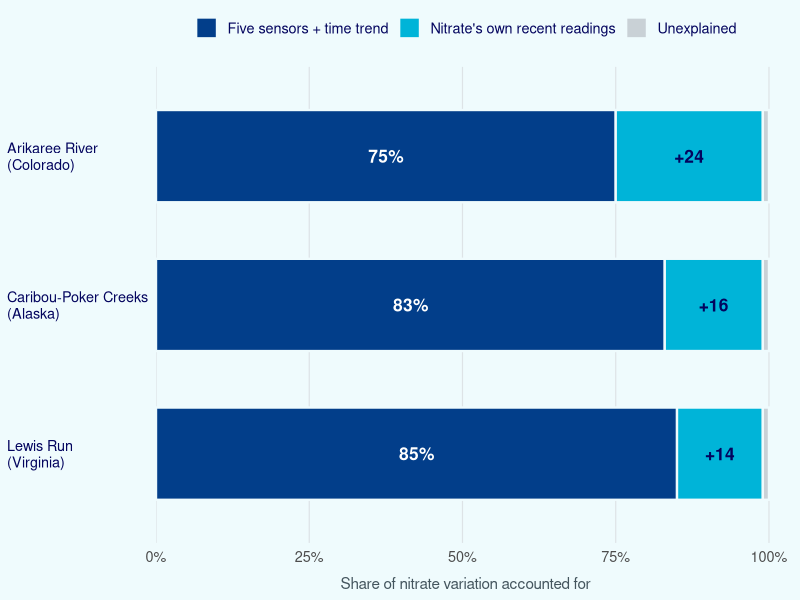

R code for this plot:
## ---- chunk 1
#| label: setup
library(ggplot2)
library(dplyr)
library(tidyr)
library(kableExtra)

paper <- "#EFFBFD"  
ink   <- "#03045E"   
## ---- chunk 2
#| label: fig-explain
#| fig-cap: "Routine sensors account for most of nitrate's variation at all three rivers. Dark: share accounted for by five routine sensors plus a smooth time trend. Light: extra gained by adding nitrate's own recent readings, which requires a nitrate analyser."
#| fig-width: 8
#| fig-height: 3.4
explained <- tibble::tribble(
  ~river,                            ~sensors, ~history,
  "Arikaree River\n(Colorado)",      75,       24,
  "Caribou-Poker Creeks\n(Alaska)",  83,       16,
  "Lewis Run\n(Virginia)",           85,       14
) |>
  mutate(unexplained = 100 - sensors - history)

parts <- c(
  "Five sensors + time trend",
  "Nitrate's own recent readings",
  "Unexplained"
)

explained_long <- explained |>
  pivot_longer(c(sensors, history, unexplained), names_to = "part", values_to = "pct") |>
  mutate(
    part  = factor(part, levels = c("unexplained", "history", "sensors"),
                   labels = rev(parts)),
    river = factor(river, levels = rev(explained$river)),   
    label = case_when(
      part == parts[1] ~ paste0(pct, "%"),
      part == parts[2] ~ paste0("+", pct),
      TRUE             ~ ""
    ),
    label_col = if_else(part == parts[1], "white", ink)
  )

ggplot(explained_long, aes(x = pct, y = river, fill = part)) +
  geom_col(width = 0.62, colour = paper, linewidth = 0.8) +
  geom_text(aes(label = label, colour = label_col),
            position = position_stack(vjust = 0.5), size = 4.4, fontface = "bold") +
  scale_colour_identity() +
  scale_fill_manual(
    values = setNames(c("#C9D1D6", "#00B4D8", "#023E8A"), rev(parts)),
    breaks = parts
  ) +
  scale_x_continuous(labels = function(x) paste0(x, "%"), breaks = seq(0, 100, 25),
                     expand = expansion(mult = c(0, 0.01))) +
  labs(x = "Share of nitrate variation accounted for", y = NULL, fill = NULL) +
  theme_minimal(base_size = 13) +
  theme(
    legend.position      = "top",
    legend.justification = "center",
    legend.text          = element_text(colour = ink),
    axis.text.y          = element_text(colour = ink, hjust = 0, lineheight = 0.95),
    axis.title.x         = element_text(colour = "#44555E", size = 11, margin = margin(t = 8)),
    panel.grid.major.y   = element_blank(),
    panel.grid.minor     = element_blank(),
    panel.grid.major.x   = element_line(colour = "#DDE3E6", linewidth = 0.4),
    plot.margin          = margin(5, 18, 5, 5),
    plot.background      = element_rect(fill = paper, colour = NA),
    panel.background     = element_rect(fill = paper, colour = NA)
  )
## ---- chunk 3
#| label: tbl-rivers
#| tbl-cap: "The three rivers and what the models found. Nitrate values are medians over each modelled period. "
rivers <- tibble::tribble(
  ~feature,                          ~arikaree,                              ~caribou,                                 ~lewis,
  "Setting",                         "Semi-arid grassland and farmland",     "Subarctic taiga on permafrost",          "Pasture and woodland on an urban fringe",
  "Flow",                            "Intermittent; dries in summer",        "Perennial; iced over in winter",         "Perennial",
  "Catchment area",                  "2,875 km&sup2;",                       "106 km&sup2;",                           "11.9 km&sup2;",
  "Median nitrate (&micro;mol/L)",   "5.5",                                  "28.4",                                   "192",
  "Period modelled",                 "Sep 2018 &ndash; Dec 2019",            "Jun 2018 &ndash; Oct 2019",              "Jan 2018 &ndash; Dec 2019",
  "Strongest single sensor",         "None above 5%",                        "Conductance (about 10%)",                "Conductance (over 15%)",
  "As water level rises, nitrate&hellip;", "&uarr; rises (at higher levels)", "&uarr; tends to rise",                 "&darr; falls",
  "As water warms, nitrate&hellip;", "&darr; falls slightly",                "&uarr; rises",                           "&uarr; rises"
)

rivers |>
  kbl(
    col.names = c("", "Arikaree River<br>Colorado", "Caribou-Poker Creeks<br>Alaska", "Lewis Run<br>Virginia"),
    align = "lccc",
    escape = FALSE
  ) |>
  kable_classic(full_width = TRUE, html_font = "inherit") |>
  column_spec(1, bold = TRUE, width = "12em") |>
  column_spec(2:4, width = "12em") |>
  pack_rows("The sites", 1, 5) |>
  pack_rows("What the models showed", 6, 8)
